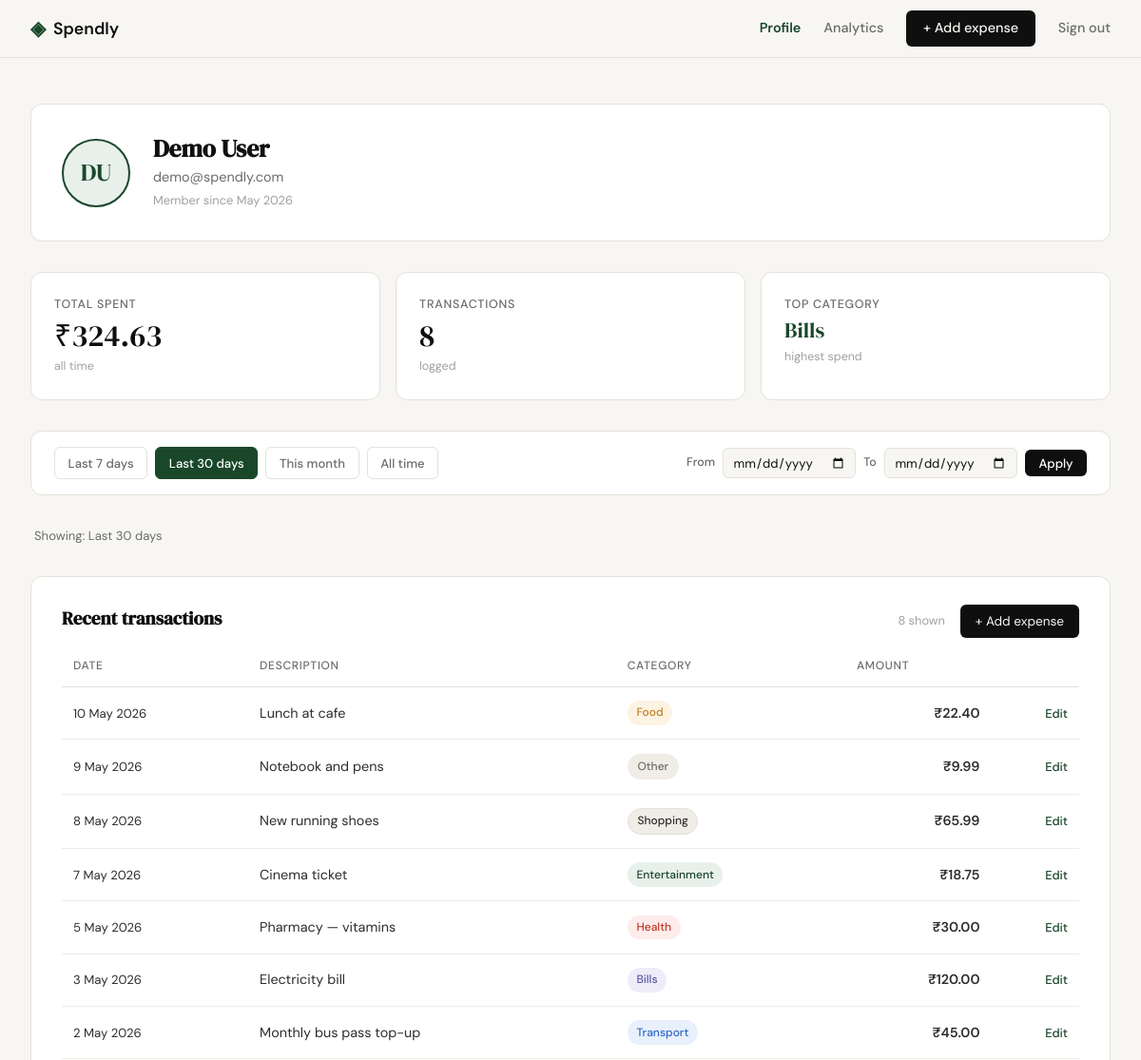
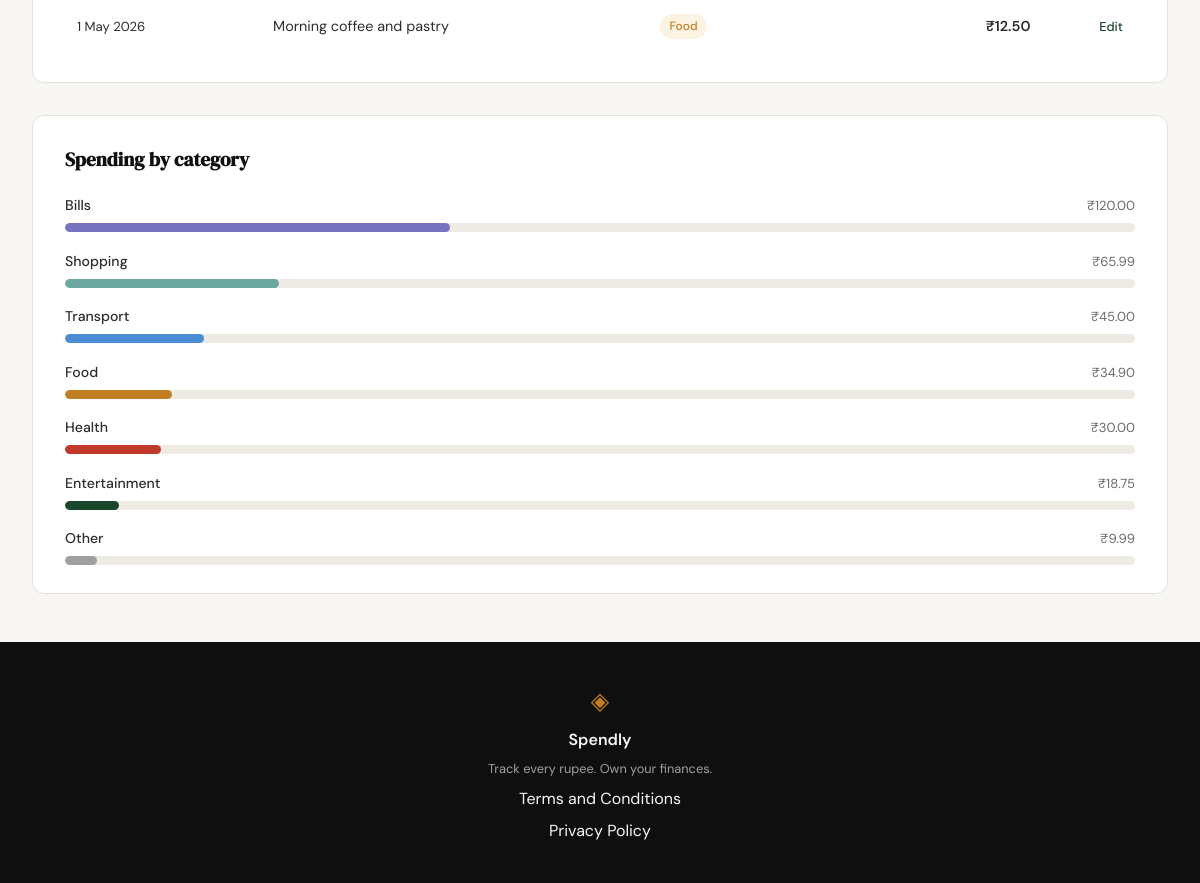
Screenshot of /profile?period=30d (signed in) with the database file from the repository (2 pictures, top to bottom).
### tables this page shows
CREATE TABLE users (
            id            INTEGER PRIMARY KEY AUTOINCREMENT,
            name          TEXT    NOT NULL,
            email         TEXT    UNIQUE NOT NULL,
            password_hash TEXT    NOT NULL,
            created_at    TEXT    DEFAULT (datetime('now'))
        );

CREATE TABLE expenses (
            id          INTEGER PRIMARY KEY AUTOINCREMENT,
            user_id     INTEGER NOT NULL REFERENCES users(id),
            amount      REAL    NOT NULL,
            category    TEXT    NOT NULL,
            date        TEXT    NOT NULL,
            description TEXT,
            created_at  TEXT    DEFAULT (datetime('now'))
        );

### app.py (the view)
@app.route("/profile")
def profile():
    if not session.get("user_id"):
        return redirect(url_for("login"))
    db_user = get_user_by_id(session["user_id"])
    if db_user is None:
        abort(404)
    created_at = datetime.strptime(db_user["created_at"][:19], "%Y-%m-%d %H:%M:%S")
    member_since = created_at.strftime("%B %Y")
    initials = "".join(word[0].upper() for word in db_user["name"].split() if word)
    user = {
        "name": db_user["name"],
        "email": db_user["email"],
        "initials": initials,
        "member_since": member_since,
    }
    period = request.args.get("period", "all")
    raw_from = request.args.get("from", "").strip()
    raw_to = request.args.get("to", "").strip()
    today = datetime.today().date()
    date_from = date_to = None
    if raw_from and raw_to:
        try:
            date_from = datetime.strptime(raw_from, "%Y-%m-%d").date()
            date_to = datetime.strptime(raw_to, "%Y-%m-%d").date()
        except ValueError:
            date_from = date_to = None
    if date_from and date_to:
        df_str = date_from.strftime("%Y-%m-%d")
        dt_str = date_to.strftime("%Y-%m-%d")
        filter_label = (
            f"{date_from.strftime('%d %b %Y')} – {date_to.strftime('%d %b %Y')}"
        )
        active_period = "custom"
    else:
        if period not in ("7d", "30d", "month", "all"):
            period = "all"
        if period == "7d":
            df_str = (today - timedelta(days=6)).strftime("%Y-%m-%d")
            dt_str = today.strftime("%Y-%m-%d")
            filter_label = "Last 7 days"
            active_period = "7d"
        elif period == "30d":
            df_str = (today - timedelta(days=29)).strftime("%Y-%m-%d")
            dt_str = today.strftime("%Y-%m-%d")
            filter_label = "Last 30 days"
            active_period = "30d"
        elif period == "month":
            df_str = today.replace(day=1).strftime("%Y-%m-%d")
            dt_str = today.strftime("%Y-%m-%d")
            filter_label = "This month"
            active_period = "month"
        else:
            df_str = dt_str = None
            filter_label = "All time"
            active_period = "all"
    raw_stats = get_stats_by_user(session["user_id"], date_from=df_str, date_to=dt_str)
    stats = {
        "total_spent": f"₹{raw_stats['total_spent']:,.2f}",
        "transaction_count": raw_stats["transaction_count"],
        "top_category": raw_stats["top_category"],
    }
    raw_transactions = get_expenses_by_user(
        session["user_id"], date_from=df_str, date_to=dt_str
    )
    transactions = [
        {
            "id": tx["id"],
            "date": tx["date"],
            "description": tx["description"],
            "category": tx["category"],
            "category_key": tx["category_key"],
            "amount": f"₹{tx['amount']:,.2f}",
        }
        for tx in raw_transactions
    ]
    raw_categories = get_categories_by_user(
        session["user_id"], date_from=df_str, date_to=dt_str
    )
    categories = [
        {
            "name": cat["name"],
            "key": cat["key"],
            "amount": f"₹{cat['amount']:,.2f}",
            "percent": cat["percent"],
        }
        for cat in raw_categories
    ]
    return render_template(
        "profile.html",
        user=user,
        stats=stats,
        transactions=transactions,
        categories=categories,
        filter_label=filter_label,
        active_period=active_period,
        raw_from=raw_from,
        raw_to=raw_to,
    )

### database/db.py (called while the page is built)
def get_db():
    db_path = os.path.join(os.path.dirname(__file__), "..", "spendly.db")
    conn = sqlite3.connect(db_path)
    conn.row_factory = sqlite3.Row
    conn.execute("PRAGMA foreign_keys = ON")
    return conn

def get_user_by_id(user_id):
    conn = get_db()
    row = conn.execute("SELECT * FROM users WHERE id = ?", (user_id,)).fetchone()
    conn.close()
    return row

### templates/profile.html (shortened to what this page needs)
{% extends "base.html" %}
{% block content %}
<section class="profile-page">
  <div class="profile-inner">
    <div class="profile-hero">
      <div class="profile-avatar">
        <span class="profile-avatar-initials">{{ user.initials }}</span>
      </div>
      <div class="profile-identity">
        <h1 class="profile-name">{{ user.name }}</h1>
        <p class="profile-email">{{ user.email }}</p>
        <p class="profile-since">Member since {{ user.member_since }}</p>
      </div>
    </div>
    <div class="profile-stats">
      <div class="profile-stat-card">
        <span class="profile-stat-label">Total spent</span>
        <span class="profile-stat-value">{{ stats.total_spent }}</span>
        <span class="profile-stat-sub">all time</span>
      </div>
      <div class="profile-stat-card">
        <span class="profile-stat-label">Transactions</span>
        <span class="profile-stat-value">{{ stats.transaction_count }}</span>
        <span class="profile-stat-sub">logged</span>
      </div>
      <div class="profile-stat-card">
        <span class="profile-stat-label">Top category</span>
        <span class="profile-stat-value profile-stat-category">{{ stats.top_category }}</span>
        <span class="profile-stat-sub">highest spend</span>
      </div>
    </div>
    <div class="filter-bar">
      <div class="filter-presets">
        <a href="?period=7d"    class="filter-btn{% if active_period == '7d'    %} active{% endif %}">Last 7 days</a>
        <a href="?period=30d"   class="filter-btn{% if active_period == '30d'   %} active{% endif %}">Last 30 days</a>
        <a href="?period=month" class="filter-btn{% if active_period == 'month' %} active{% endif %}">This month</a>
        <a href="?period=all"   class="filter-btn{% if active_period == 'all'   %} active{% endif %}">All time</a>
      </div>
      <form class="filter-custom{% if active_period == 'custom' %} active{% endif %}" method="GET" action="{{ url_for('profile') }}">
        <label class="filter-date-label" for="from-date">From</label>
        <input class="filter-date-input" type="date" id="from-date" name="from" value="{{ raw_from }}">
        <label class="filter-date-label" for="to-date">To</label>
        <input class="filter-date-input" type="date" id="to-date"   name="to"   value="{{ raw_to }}">
        <button class="filter-apply-btn" type="submit">Apply</button>
      </form>
    </div>
    <div class="filter-label-row">
      <span class="filter-label-text">Showing: {{ filter_label }}</span>
    </div>
    <div class="profile-section">
      <div class="profile-section-header">
        <h2 class="profile-section-title">Recent transactions</h2>
        <div class="transactions-header-right">
          <span class="profile-section-count">{{ transactions | length }} shown</span>
          <a href="{{ url_for('add_expense') }}" class="nav-cta btn-add-expense">+ Add expense</a>
        </div>
      </div>
      <div class="profile-table-wrap">
        <table class="profile-table">
          <thead>
            <tr>
              <th>Date</th>
              <th>Description</th>
              <th>Category</th>
              <th class="profile-th-amount">Amount</th>
              <th></th>
            </tr>
          </thead>
          <tbody>
            {% for tx in transactions %}
            <tr>
              <td class="profile-td-date">{{ tx.date }}</td>
              <td class="profile-td-desc">{{ tx.description }}</td>
              <td>
                <span class="profile-badge profile-badge-{{ tx.category_key }}">
                  {{ tx.category }}
                </span>
              </td>
              <td class="profile-td-amount">{{ tx.amount }}</td>
              <td class="profile-td-actions">
                <a href="{{ url_for('edit_expense', id=tx.id) }}" class="profile-action-link">Edit</a>
              </td>
            </tr>
            {% endfor %}
          </tbody>
        </table>
      </div>
    </div>
    <div class="profile-section">
      <div class="profile-section-header">
        <h2 class="profile-section-title">Spending by category</h2>
      </div>
      <div class="profile-breakdown">
        {% for cat in categories %}
        <div class="profile-breakdown-row">
          <div class="profile-breakdown-meta">
            <span class="profile-breakdown-name">{{ cat.name }}</span>
            <span class="profile-breakdown-amount">{{ cat.amount }}</span>
          </div>
          <div class="mock-bar-track">
            <div class="mock-bar profile-bar-{{ cat.key }}" style="width: {{ cat.percent }}%"></div>
          </div>
        </div>
        {% endfor %}
      </div>
    </div>
  </div>
</section>
{% endblock %}

### rows the page displays
users: name "Demo User", email "demo@spendly.com"
expenses: top_category "Bills", date "3 May 2026", description "Electricity bill", category "Bills", amount "₹120.00"
expenses: date "10 May 2026", description "Lunch at cafe", category "Food", amount "₹22.40"
expenses: date "9 May 2026", description "Notebook and pens", category "Other", amount "₹9.99"
expenses: date "8 May 2026", description "New running shoes", category "Shopping", amount "₹65.99"
expenses: date "7 May 2026", description "Cinema ticket", category "Entertainment", amount "₹18.75"
expenses: date "5 May 2026", description "Pharmacy — vitamins", category "Health", amount "₹30.00"
expenses: date "2 May 2026", description "Monthly bus pass top-up", category "Transport", amount "₹45.00"
expenses: date "1 May 2026", description "Morning coffee and pastry", category "Food", amount "₹12.50"

### other values shown
{{ user.initials }} "DU"
{{ user.member_since }} "May 2026"
{{ stats.total_spent }} "₹324.63"
{{ stats.transaction_count }} "8"
{{ filter_label }} "Last 30 days"
{{ transactions | length }} "8"
{{ cat.name }} "Bills" "Shopping" "Transport" "Food" "Health" "Entertainment" "Other"
{{ cat.amount }} "₹120.00" "₹65.99" "₹45.00" "₹34.90" "₹30.00" "₹18.75" "₹9.99"
